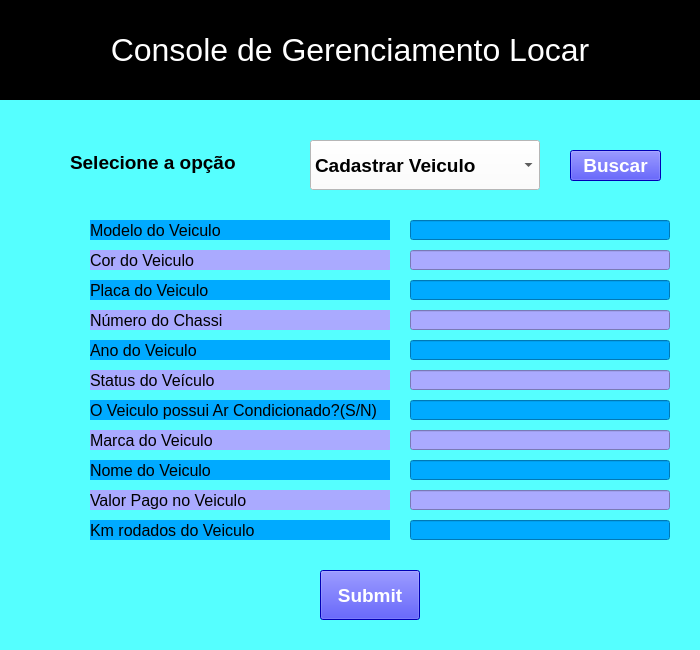
<?xml version="1.0" encoding="UTF-8"?>
<ui version="4.0">
 <class>Locar_Cadastro_Veiculo</class>
 <widget class="QMainWindow" name="Locar_Cadastro_Veiculo">
  <property name="geometry">
   <rect>
    <x>0</x>
    <y>0</y>
    <width>700</width>
    <height>650</height>
   </rect>
  </property>
  <property name="minimumSize">
   <size>
    <width>700</width>
    <height>650</height>
   </size>
  </property>
  <property name="maximumSize">
   <size>
    <width>700</width>
    <height>650</height>
   </size>
  </property>
  <property name="windowTitle">
   <string>Locar</string>
  </property>
  <property name="styleSheet">
   <string notr="true">background-color: rgb(255, 255, 255);
background-color: rgb(85, 255, 255);
</string>
  </property>
  <widget class="QWidget" name="centralwidget">
   <widget class="QLabel" name="subtitulo_console">
    <property name="geometry">
     <rect>
      <x>0</x>
      <y>0</y>
      <width>700</width>
      <height>100</height>
     </rect>
    </property>
    <property name="sizePolicy">
     <sizepolicy hsizetype="Preferred" vsizetype="Preferred">
      <horstretch>0</horstretch>
      <verstretch>0</verstretch>
     </sizepolicy>
    </property>
    <property name="minimumSize">
     <size>
      <width>700</width>
      <height>100</height>
     </size>
    </property>
    <property name="maximumSize">
     <size>
      <width>700</width>
      <height>100</height>
     </size>
    </property>
    <property name="font">
     <font>
      <pointsize>24</pointsize>
     </font>
    </property>
    <property name="styleSheet">
     <string notr="true">background-color: rgb(0, 0, 0);
color: rgb(255, 255, 255);</string>
    </property>
    <property name="lineWidth">
     <number>8</number>
    </property>
    <property name="midLineWidth">
     <number>5</number>
    </property>
    <property name="text">
     <string>Console de Gerenciamento Locar</string>
    </property>
    <property name="textFormat">
     <enum>Qt::PlainText</enum>
    </property>
    <property name="scaledContents">
     <bool>false</bool>
    </property>
    <property name="alignment">
     <set>Qt::AlignCenter</set>
    </property>
   </widget>
   <widget class="QComboBox" name="opcoes_combo_box">
    <property name="geometry">
     <rect>
      <x>310</x>
      <y>140</y>
      <width>230</width>
      <height>50</height>
     </rect>
    </property>
    <property name="minimumSize">
     <size>
      <width>230</width>
      <height>50</height>
     </size>
    </property>
    <property name="maximumSize">
     <size>
      <width>230</width>
      <height>50</height>
     </size>
    </property>
    <property name="font">
     <font>
      <pointsize>14</pointsize>
      <weight>75</weight>
      <bold>true</bold>
     </font>
    </property>
    <property name="layoutDirection">
     <enum>Qt::LeftToRight</enum>
    </property>
    <property name="autoFillBackground">
     <bool>false</bool>
    </property>
    <property name="styleSheet">
     <string notr="true">background-color: rgb(255, 255, 255);</string>
    </property>
    <item>
     <property name="text">
      <string>Cadastrar Veiculo</string>
     </property>
    </item>
    <item>
     <property name="text">
      <string>Cadastrar Cliente</string>
     </property>
    </item>
    <item>
     <property name="text">
      <string>Consultar Veiculo</string>
     </property>
    </item>
    <item>
     <property name="text">
      <string>Consultar Cliente</string>
     </property>
    </item>
   </widget>
   <widget class="QPushButton" name="pushButton">
    <property name="geometry">
     <rect>
      <x>570</x>
      <y>150</y>
      <width>91</width>
      <height>31</height>
     </rect>
    </property>
    <property name="font">
     <font>
      <pointsize>14</pointsize>
      <weight>75</weight>
      <bold>true</bold>
     </font>
    </property>
    <property name="styleSheet">
     <string notr="true">background-color: rgb(0, 0, 255);
color: rgb(255, 255, 255);</string>
    </property>
    <property name="text">
     <string>Buscar</string>
    </property>
   </widget>
   <widget class="QLabel" name="texto_selecione_opcao">
    <property name="geometry">
     <rect>
      <x>70</x>
      <y>140</y>
      <width>180</width>
      <height>45</height>
     </rect>
    </property>
    <property name="minimumSize">
     <size>
      <width>180</width>
      <height>45</height>
     </size>
    </property>
    <property name="maximumSize">
     <size>
      <width>160</width>
      <height>45</height>
     </size>
    </property>
    <property name="font">
     <font>
      <pointsize>14</pointsize>
      <weight>75</weight>
      <bold>true</bold>
     </font>
    </property>
    <property name="styleSheet">
     <string notr="true"/>
    </property>
    <property name="text">
     <string>Selecione a opção</string>
    </property>
   </widget>
   <widget class="QLabel" name="label3">
    <property name="geometry">
     <rect>
      <x>90</x>
      <y>280</y>
      <width>300</width>
      <height>20</height>
     </rect>
    </property>
    <property name="minimumSize">
     <size>
      <width>300</width>
      <height>20</height>
     </size>
    </property>
    <property name="maximumSize">
     <size>
      <width>300</width>
      <height>20</height>
     </size>
    </property>
    <property name="font">
     <font>
      <pointsize>12</pointsize>
      <weight>50</weight>
      <bold>false</bold>
     </font>
    </property>
    <property name="styleSheet">
     <string notr="true">background-color: rgb(0, 170, 255);</string>
    </property>
    <property name="text">
     <string>Placa do Veiculo</string>
    </property>
    <property name="alignment">
     <set>Qt::AlignLeading|Qt::AlignLeft|Qt::AlignVCenter</set>
    </property>
   </widget>
   <widget class="QLabel" name="label6">
    <property name="geometry">
     <rect>
      <x>90</x>
      <y>370</y>
      <width>300</width>
      <height>20</height>
     </rect>
    </property>
    <property name="minimumSize">
     <size>
      <width>300</width>
      <height>20</height>
     </size>
    </property>
    <property name="maximumSize">
     <size>
      <width>300</width>
      <height>20</height>
     </size>
    </property>
    <property name="font">
     <font>
      <pointsize>12</pointsize>
      <weight>50</weight>
      <bold>false</bold>
     </font>
    </property>
    <property name="styleSheet">
     <string notr="true">background-color: rgb(170, 170, 255);</string>
    </property>
    <property name="text">
     <string>Status do Veículo</string>
    </property>
    <property name="alignment">
     <set>Qt::AlignLeading|Qt::AlignLeft|Qt::AlignVCenter</set>
    </property>
   </widget>
   <widget class="QLabel" name="label5">
    <property name="geometry">
     <rect>
      <x>90</x>
      <y>340</y>
      <width>300</width>
      <height>20</height>
     </rect>
    </property>
    <property name="minimumSize">
     <size>
      <width>300</width>
      <height>20</height>
     </size>
    </property>
    <property name="maximumSize">
     <size>
      <width>300</width>
      <height>20</height>
     </size>
    </property>
    <property name="font">
     <font>
      <pointsize>12</pointsize>
      <weight>50</weight>
      <bold>false</bold>
     </font>
    </property>
    <property name="styleSheet">
     <string notr="true">background-color: rgb(0, 170, 255);</string>
    </property>
    <property name="text">
     <string>Ano do Veiculo</string>
    </property>
    <property name="alignment">
     <set>Qt::AlignLeading|Qt::AlignLeft|Qt::AlignVCenter</set>
    </property>
   </widget>
   <widget class="QLabel" name="label4">
    <property name="geometry">
     <rect>
      <x>90</x>
      <y>310</y>
      <width>300</width>
      <height>20</height>
     </rect>
    </property>
    <property name="minimumSize">
     <size>
      <width>300</width>
      <height>20</height>
     </size>
    </property>
    <property name="maximumSize">
     <size>
      <width>300</width>
      <height>20</height>
     </size>
    </property>
    <property name="font">
     <font>
      <pointsize>12</pointsize>
      <weight>50</weight>
      <bold>false</bold>
     </font>
    </property>
    <property name="styleSheet">
     <string notr="true">background-color: rgb(170, 170, 255);</string>
    </property>
    <property name="text">
     <string>Número do Chassi</string>
    </property>
    <property name="alignment">
     <set>Qt::AlignLeading|Qt::AlignLeft|Qt::AlignVCenter</set>
    </property>
   </widget>
   <widget class="QLabel" name="label7">
    <property name="geometry">
     <rect>
      <x>90</x>
      <y>400</y>
      <width>300</width>
      <height>20</height>
     </rect>
    </property>
    <property name="minimumSize">
     <size>
      <width>300</width>
      <height>20</height>
     </size>
    </property>
    <property name="maximumSize">
     <size>
      <width>300</width>
      <height>20</height>
     </size>
    </property>
    <property name="font">
     <font>
      <pointsize>12</pointsize>
      <weight>50</weight>
      <bold>false</bold>
     </font>
    </property>
    <property name="styleSheet">
     <string notr="true">background-color: rgb(0, 170, 255);</string>
    </property>
    <property name="text">
     <string>O Veiculo possui Ar Condicionado?(S/N)</string>
    </property>
    <property name="alignment">
     <set>Qt::AlignLeading|Qt::AlignLeft|Qt::AlignVCenter</set>
    </property>
   </widget>
   <widget class="QLabel" name="label8">
    <property name="geometry">
     <rect>
      <x>90</x>
      <y>430</y>
      <width>300</width>
      <height>20</height>
     </rect>
    </property>
    <property name="minimumSize">
     <size>
      <width>300</width>
      <height>20</height>
     </size>
    </property>
    <property name="maximumSize">
     <size>
      <width>300</width>
      <height>20</height>
     </size>
    </property>
    <property name="font">
     <font>
      <pointsize>12</pointsize>
      <weight>50</weight>
      <bold>false</bold>
     </font>
    </property>
    <property name="styleSheet">
     <string notr="true">background-color: rgb(170, 170, 255);</string>
    </property>
    <property name="text">
     <string>Marca do Veiculo</string>
    </property>
    <property name="alignment">
     <set>Qt::AlignLeading|Qt::AlignLeft|Qt::AlignVCenter</set>
    </property>
   </widget>
   <widget class="QLabel" name="label9">
    <property name="geometry">
     <rect>
      <x>90</x>
      <y>460</y>
      <width>300</width>
      <height>20</height>
     </rect>
    </property>
    <property name="minimumSize">
     <size>
      <width>300</width>
      <height>20</height>
     </size>
    </property>
    <property name="maximumSize">
     <size>
      <width>300</width>
      <height>20</height>
     </size>
    </property>
    <property name="font">
     <font>
      <pointsize>12</pointsize>
      <weight>50</weight>
      <bold>false</bold>
     </font>
    </property>
    <property name="styleSheet">
     <string notr="true">background-color: rgb(0, 170, 255);</string>
    </property>
    <property name="text">
     <string>Nome do Veiculo</string>
    </property>
    <property name="alignment">
     <set>Qt::AlignLeading|Qt::AlignLeft|Qt::AlignVCenter</set>
    </property>
   </widget>
   <widget class="QLabel" name="label91">
    <property name="geometry">
     <rect>
      <x>90</x>
      <y>490</y>
      <width>300</width>
      <height>20</height>
     </rect>
    </property>
    <property name="minimumSize">
     <size>
      <width>300</width>
      <height>20</height>
     </size>
    </property>
    <property name="maximumSize">
     <size>
      <width>300</width>
      <height>20</height>
     </size>
    </property>
    <property name="font">
     <font>
      <pointsize>12</pointsize>
      <weight>50</weight>
      <bold>false</bold>
     </font>
    </property>
    <property name="styleSheet">
     <string notr="true">background-color: rgb(170, 170, 255);</string>
    </property>
    <property name="text">
     <string>Valor Pago no Veiculo</string>
    </property>
    <property name="alignment">
     <set>Qt::AlignLeading|Qt::AlignLeft|Qt::AlignVCenter</set>
    </property>
   </widget>
   <widget class="QLabel" name="label2">
    <property name="geometry">
     <rect>
      <x>90</x>
      <y>250</y>
      <width>300</width>
      <height>20</height>
     </rect>
    </property>
    <property name="minimumSize">
     <size>
      <width>300</width>
      <height>20</height>
     </size>
    </property>
    <property name="maximumSize">
     <size>
      <width>300</width>
      <height>20</height>
     </size>
    </property>
    <property name="font">
     <font>
      <pointsize>12</pointsize>
      <weight>50</weight>
      <bold>false</bold>
     </font>
    </property>
    <property name="styleSheet">
     <string notr="true">background-color: rgb(170, 170, 255);</string>
    </property>
    <property name="text">
     <string>Cor do Veiculo</string>
    </property>
    <property name="alignment">
     <set>Qt::AlignLeading|Qt::AlignLeft|Qt::AlignVCenter</set>
    </property>
   </widget>
   <widget class="QLabel" name="label1">
    <property name="geometry">
     <rect>
      <x>90</x>
      <y>220</y>
      <width>300</width>
      <height>20</height>
     </rect>
    </property>
    <property name="minimumSize">
     <size>
      <width>300</width>
      <height>20</height>
     </size>
    </property>
    <property name="maximumSize">
     <size>
      <width>300</width>
      <height>20</height>
     </size>
    </property>
    <property name="font">
     <font>
      <pointsize>12</pointsize>
      <weight>50</weight>
      <bold>false</bold>
     </font>
    </property>
    <property name="styleSheet">
     <string notr="true">background-color: rgb(0, 170, 255);</string>
    </property>
    <property name="text">
     <string>Modelo do Veiculo</string>
    </property>
    <property name="alignment">
     <set>Qt::AlignLeading|Qt::AlignLeft|Qt::AlignVCenter</set>
    </property>
   </widget>
   <widget class="QLabel" name="label92">
    <property name="geometry">
     <rect>
      <x>90</x>
      <y>520</y>
      <width>300</width>
      <height>20</height>
     </rect>
    </property>
    <property name="minimumSize">
     <size>
      <width>300</width>
      <height>20</height>
     </size>
    </property>
    <property name="maximumSize">
     <size>
      <width>300</width>
      <height>20</height>
     </size>
    </property>
    <property name="font">
     <font>
      <pointsize>12</pointsize>
      <weight>50</weight>
      <bold>false</bold>
     </font>
    </property>
    <property name="styleSheet">
     <string notr="true">background-color: rgb(0, 170, 255);</string>
    </property>
    <property name="text">
     <string>Km rodados do Veiculo</string>
    </property>
    <property name="alignment">
     <set>Qt::AlignLeading|Qt::AlignLeft|Qt::AlignVCenter</set>
    </property>
   </widget>
   <widget class="QLineEdit" name="lineEdit">
    <property name="geometry">
     <rect>
      <x>410</x>
      <y>220</y>
      <width>260</width>
      <height>20</height>
     </rect>
    </property>
    <property name="minimumSize">
     <size>
      <width>260</width>
      <height>20</height>
     </size>
    </property>
    <property name="maximumSize">
     <size>
      <width>260</width>
      <height>20</height>
     </size>
    </property>
    <property name="styleSheet">
     <string notr="true">background-color: rgb(0, 170, 255);</string>
    </property>
    <property name="text">
     <string/>
    </property>
   </widget>
   <widget class="QLineEdit" name="lineEdit_2">
    <property name="geometry">
     <rect>
      <x>410</x>
      <y>250</y>
      <width>260</width>
      <height>20</height>
     </rect>
    </property>
    <property name="minimumSize">
     <size>
      <width>260</width>
      <height>20</height>
     </size>
    </property>
    <property name="maximumSize">
     <size>
      <width>260</width>
      <height>20</height>
     </size>
    </property>
    <property name="styleSheet">
     <string notr="true">background-color: rgb(170, 170, 255);</string>
    </property>
    <property name="text">
     <string/>
    </property>
   </widget>
   <widget class="QLineEdit" name="lineEdit_3">
    <property name="geometry">
     <rect>
      <x>410</x>
      <y>280</y>
      <width>260</width>
      <height>20</height>
     </rect>
    </property>
    <property name="minimumSize">
     <size>
      <width>260</width>
      <height>20</height>
     </size>
    </property>
    <property name="maximumSize">
     <size>
      <width>260</width>
      <height>20</height>
     </size>
    </property>
    <property name="styleSheet">
     <string notr="true">background-color: rgb(0, 170, 255);</string>
    </property>
    <property name="text">
     <string/>
    </property>
   </widget>
   <widget class="QLineEdit" name="lineEdit_4">
    <property name="geometry">
     <rect>
      <x>410</x>
      <y>310</y>
      <width>260</width>
      <height>20</height>
     </rect>
    </property>
    <property name="minimumSize">
     <size>
      <width>260</width>
      <height>20</height>
     </size>
    </property>
    <property name="maximumSize">
     <size>
      <width>260</width>
      <height>20</height>
     </size>
    </property>
    <property name="styleSheet">
     <string notr="true">background-color: rgb(170, 170, 255);</string>
    </property>
    <property name="text">
     <string/>
    </property>
   </widget>
   <widget class="QLineEdit" name="lineEdit_5">
    <property name="geometry">
     <rect>
      <x>410</x>
      <y>340</y>
      <width>260</width>
      <height>20</height>
     </rect>
    </property>
    <property name="minimumSize">
     <size>
      <width>260</width>
      <height>20</height>
     </size>
    </property>
    <property name="maximumSize">
     <size>
      <width>260</width>
      <height>20</height>
     </size>
    </property>
    <property name="styleSheet">
     <string notr="true">background-color: rgb(0, 170, 255);</string>
    </property>
    <property name="text">
     <string/>
    </property>
   </widget>
   <widget class="QLineEdit" name="lineEdit_6">
    <property name="geometry">
     <rect>
      <x>410</x>
      <y>370</y>
      <width>260</width>
      <height>20</height>
     </rect>
    </property>
    <property name="minimumSize">
     <size>
      <width>260</width>
      <height>20</height>
     </size>
    </property>
    <property name="maximumSize">
     <size>
      <width>260</width>
      <height>20</height>
     </size>
    </property>
    <property name="styleSheet">
     <string notr="true">background-color: rgb(170, 170, 255);</string>
    </property>
    <property name="text">
     <string/>
    </property>
   </widget>
   <widget class="QLineEdit" name="lineEdit_7">
    <property name="geometry">
     <rect>
      <x>410</x>
      <y>400</y>
      <width>260</width>
      <height>20</height>
     </rect>
    </property>
    <property name="minimumSize">
     <size>
      <width>260</width>
      <height>20</height>
     </size>
    </property>
    <property name="maximumSize">
     <size>
      <width>260</width>
      <height>20</height>
     </size>
    </property>
    <property name="styleSheet">
     <string notr="true">background-color: rgb(0, 170, 255);</string>
    </property>
    <property name="text">
     <string/>
    </property>
   </widget>
   <widget class="QLineEdit" name="lineEdit_8">
    <property name="geometry">
     <rect>
      <x>410</x>
      <y>430</y>
      <width>260</width>
      <height>20</height>
     </rect>
    </property>
    <property name="minimumSize">
     <size>
      <width>260</width>
      <height>20</height>
     </size>
    </property>
    <property name="maximumSize">
     <size>
      <width>260</width>
      <height>20</height>
     </size>
    </property>
    <property name="styleSheet">
     <string notr="true">background-color: rgb(170, 170, 255);</string>
    </property>
    <property name="text">
     <string/>
    </property>
   </widget>
   <widget class="QLineEdit" name="lineEdit_9">
    <property name="geometry">
     <rect>
      <x>410</x>
      <y>460</y>
      <width>260</width>
      <height>20</height>
     </rect>
    </property>
    <property name="minimumSize">
     <size>
      <width>260</width>
      <height>20</height>
     </size>
    </property>
    <property name="maximumSize">
     <size>
      <width>260</width>
      <height>20</height>
     </size>
    </property>
    <property name="styleSheet">
     <string notr="true">background-color: rgb(0, 170, 255);</string>
    </property>
   </widget>
   <widget class="QLineEdit" name="lineEdit_91">
    <property name="geometry">
     <rect>
      <x>410</x>
      <y>490</y>
      <width>260</width>
      <height>20</height>
     </rect>
    </property>
    <property name="minimumSize">
     <size>
      <width>260</width>
      <height>20</height>
     </size>
    </property>
    <property name="maximumSize">
     <size>
      <width>260</width>
      <height>20</height>
     </size>
    </property>
    <property name="styleSheet">
     <string notr="true">background-color: rgb(170, 170, 255);</string>
    </property>
   </widget>
   <widget class="QLineEdit" name="lineEdit_92">
    <property name="geometry">
     <rect>
      <x>410</x>
      <y>520</y>
      <width>260</width>
      <height>20</height>
     </rect>
    </property>
    <property name="minimumSize">
     <size>
      <width>260</width>
      <height>20</height>
     </size>
    </property>
    <property name="maximumSize">
     <size>
      <width>260</width>
      <height>20</height>
     </size>
    </property>
    <property name="styleSheet">
     <string notr="true">background-color: rgb(0, 170, 255);</string>
    </property>
   </widget>
   <widget class="QPushButton" name="pushButton_2">
    <property name="geometry">
     <rect>
      <x>320</x>
      <y>570</y>
      <width>100</width>
      <height>50</height>
     </rect>
    </property>
    <property name="minimumSize">
     <size>
      <width>100</width>
      <height>50</height>
     </size>
    </property>
    <property name="maximumSize">
     <size>
      <width>100</width>
      <height>50</height>
     </size>
    </property>
    <property name="font">
     <font>
      <pointsize>14</pointsize>
      <weight>75</weight>
      <bold>true</bold>
     </font>
    </property>
    <property name="styleSheet">
     <string notr="true">background-color: rgb(0, 0, 255);
color: rgb(255, 255, 255);</string>
    </property>
    <property name="text">
     <string>Submit</string>
    </property>
   </widget>
  </widget>
  <widget class="QStatusBar" name="statusbar"/>
 </widget>
 <resources/>
 <connections/>
</ui>
